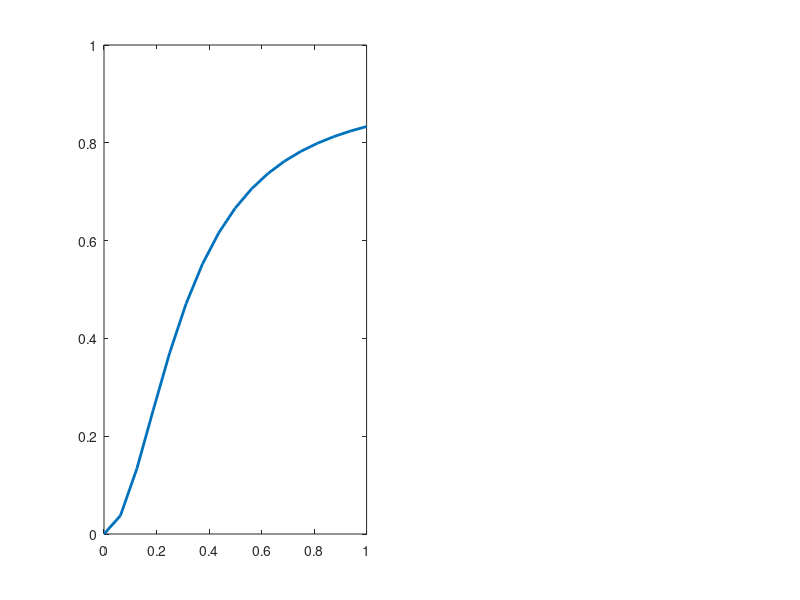

Here is the MATLAB script that generated this plot: (Note: this script raises an error after producing the figure.)
%% Bayesian Inference w/ the two cost distributions. 
%  (Extension B: Alternative beliefs update)

clear all 
clc 
close all 

%% Figure 7 - equilibrium conditions
% Parametrization 
cl = 5;                          % Low cost of lying
ch =15;                          % High cost of lying
p0=0.5;                          % prior belief 
p = 0.2;                         % probability of low cost when state is theta_high
q = 0.8;                         % probability of low cost when state is theta_low
p_cl = p0*q+(1-p0)*p;            % Equation 19 in the draft.
p_ch = p0*(1-q)+(1-p0)*(1-p);    % Equation 20 in the draft. 

% Discount / beliefs
N = 17;
bl = linspace(0,1,N);      % note that b^low>b^high. bl: discount when i believe that challenger is low cost
bh = linspace(0,01,N);      % discount when I believe that challenger is high cost
%b = linspace(0.01, 0.99, 50)

% Best responses 
br_low = (p_cl./((1-bl).^2*cl)+p_ch./((1-bh).^2*cl)+1).^(-1);  % Equation 21.2 in the draft
br_high = (p_cl./((1-bl).^2*ch)+p_ch./((1-bh).^2*ch)+1).^(-1); % Equation 21.1 in the draft


% Note that you have the system of equilibrium conditions (system 22)  on
% the draft. Above the br_low and the br_high have been expressed as
% vectors, while now you want them as matrices. In this way you will be
% able to generate the full set of combos between bl and bh and then work
% w/ the part of the matrix that satisfies the bl>bh condition derived also
% by the model and the 

% components at the berst response of the low cost. 
A_l = p_cl./((1-bl).^2*cl)
B_l = p_ch./((1-bh).^2*cl)+1

% components of the best response of the high cost
A_h = p_cl./((1-bl).^2*ch)
B_h = p_ch./((1-bh).^2*ch)+1


% Turning the components into matrices
% low cost
A_l_mat = repmat(A_l, N,1)
B_l_mat = repmat(B_l',1,N)
% high cost
A_h_mat = repmat(A_h,N,1)
B_h_mat = repmat(B_h',1,N)

% Best responses as matrices 
br_low_mat = (A_l_mat + B_l_mat).^(-1) % each row different bh each column different bl 
br_high_mat = (A_h_mat+B_h_mat).^(-1)  % each row different bh each column different bl


figure('Units', 'inches', 'Position', [1, 1, 9, 4]); % Set the figure size (6 inches by 4 inches))
subplot(1,2,1)
for i = 1:N
 p(i) = plot(1-bl(:), br_low_mat(i,:), 'Linewidth', 2)  
 legendInfo{i} = ['b_h = ' num2str(round(bh(i),2))];
%  legend(legendInfo, 'Location','northwest');
 hold on
end
legend([p(1) p(N)],{'max $1-b^{low}$','min $1-b^{low}$'}, 'Location', 'northwest','Interpreter', 'Latex')
% hold on
% plot(1-sol1_bl,br_low_star1,'r*')
% hold on  
% plot(1-sol2_bl, br_low_star2, 'r*')
hold on
xlim([0 1])
ylabel('\textbf{honesty of low cost candidate}', 'Interpreter', 'Latex')
xlabel('\textbf{trust to low cost candidate: }$\mathbf{1-b^{low}}$', 'Interpreter', 'Latex')
hold off 
hline = refline([1 0]);
hline.Color = 'k';
hline.LineStyle = ':';
hline.HandleVisibility = 'off';

subplot(1,2,2)
for i = 1:N
 q(i) = plot(1-bh(:), br_high_mat(:,i), 'Linewidth', 2)  
 legendInfo{i} = ['b_l = ' num2str(round(bl(i),2))];
%  legend(legendInfo, 'Location','northwest');
 hold on
end
legend([q(1) q(N)],{'max $1-b^{high}$','min $1-b^{high}$'}, 'Location', 'northwest','Interpreter', 'Latex')
xlim([0 1])
ylabel('\textbf{honesty of high cost candidate}', 'Interpreter', 'Latex')
xlabel('\textbf{trust to high cost candidate: }$\mathbf{1-b^{high}}$', 'Interpreter', 'Latex')
hold on 
hline = refline([1 0]);
hline.Color = 'k';
hline.LineStyle = ':';
hline.HandleVisibility = 'off';
% han=axes(figure(7),'visible','off'); 
% han.Title.Visible='on';
% han.XLabel.Visible='on';
% han.YLabel.Visible='on';
% %ylabel(han,'yourYLabel');
% %xlabel(han,'$(1-b^{low})P(c^{low})+(1-b^{high})P(c^{high})$', 'Interpreter', 'Latex');
sgtitle('\textbf{Equilibrium conditions}', 'Interpreter', 'Latex');

% Adjust the paper size
set(gcf, 'PaperUnits', 'inches');
set(gcf, 'PaperPosition', [0, 0, 9, 4]); % Set the paper size to match the figure size


% % Export the plot as a PNG
exportgraphics(gcf, 'figure7_new.png', 'Resolution', 300); % Save as PNG with 300 DPI resolution

%% Figure 8:  
%Solve symbolically for the bl bh, the system of equilibrium conditions.
syms cl ch p_cl p0 q p bl bh
eq1 = ((p0*q+(1-p0)*p)./((1-bl).^2*cl)+(p0*(1-q)+(1-p0)*(1-p))./((1-bh).^2*cl)+1).^(-1) == 1-bl
eq2 = ((p0*q+(1-p0)*p)./((1-bl).^2*ch)+(p0*(1-q)+(1-p0)*(1-p))./((1-bh).^2*ch)+1).^(-1) == 1-bh
S = solve(eq1, eq2, bl, bh);
sol_bl =  simplify(S.bl)
sol_bh = simplify(S.bh)

% Assign each solution to distinct symbolic variable
sol1_bl = sol_bl(1,1)
sol2_bl = sol_bl(2,1)
sol1_bh = sol_bh(1,1)
sol2_bh = sol_bh(2,1)

diff(sol1_bl, 1)

N=17
p0=linspace(0,1,N)
% Parametrization 
cl = 5;                          % Low cost of lying
ch =15;                          % High cost of lying
p = 0.2;                         % probability of low cost when state is theta_high
q = 0.8;                       
%bl1
sol1_bl_fnc = matlabFunction(sol1_bl)
bl1 = feval(sol1_bl_fnc,ch,cl,p,p0,q)

%bl2
sol2_bl_fnc = matlabFunction(sol2_bl)
bl2 = feval(sol2_bl_fnc,ch,cl,p,p0,q)

%bh1
sol1_bh_fnc = matlabFunction(sol1_bh)
bh1 = feval(sol1_bh_fnc,ch,cl,p,p0,q)

%bh2
sol2_bh_fnc = matlabFunction(sol2_bh)
bh2 = feval(sol2_bh_fnc,ch,cl,p,p0,q)

figure('Units', 'inches', 'Position', [1, 1, 6, 4]); % Set the figure size (6 inches by 4 inches))
bl1 = plot(p0,1-bl1, 'Linewidth',2);
hold on;
bl2 = plot(p0,1-bl2, 'Linewidth',2);
hold on;
bh1 = plot(p0,1-bh1, 'Linewidth',2);
hold on;
bh2 = plot(p0,1-bh2, 'Linewidth',2);
hold off;
xlabel('\textbf{prior belief:} $\mathbf{p_0}$', 'Interpreter', 'Latex');
ylabel('\textbf{trust levels}', 'Interpreter', 'Latex');
lgd = legend([bl1 bl2 bh1 bh2],...
             {'$1-b_{low,1}^*$','$1-b_{low,2}^*$','$1-b_{high,1}^*$','$1-b_{high,2}^*$'},...
              'Interpreter', 'Latex');
lgd.Position = [0.15, 0.5 - lgd.Position(4)/2, lgd.Position(3), lgd.Position(4)];

% Adjust the paper size
set(gcf, 'PaperUnits', 'inches');
set(gcf, 'PaperPosition', [0, 0, 6, 4]); % Set the paper size to match the figure size


% % Export the plot as a PNG
exportgraphics(gcf, 'figure8_new.png', 'Resolution', 300); % Save as PNG with 300 DPI resolution

%% Figure B3: Contour sets
cl = 5;                          % Low cost of lying
ch =15;                          % High cost of lying
p0=0.5;                          % prior belief 
p = 0.2;                         % probability of low cost when state is theta_high
q = 0.8;                         % probability of low cost when state is theta_low
N = 17;
bl = linspace(0,1,N);      % note that b^low>b^high. bl: discount when i believe that challenger is low cost
bh = linspace(0,01,N);      % discount when I believe that challenger is high cost
[BL,BH] = meshgrid(1-bl,1-bh);
Z1 = ((p0*q+(1-p0)*p)./((BL).^2*cl)+(p0*(1-q)+(1-p0)*(1-p))./((BH).^2*cl)+1).^(-1) -(BL)
Z2 = ((p0*q+(1-p0)*p)./((BL).^2*ch)+(p0*(1-q)+(1-p0)*(1-p))./((BH).^2*ch)+1).^(-1) -(BH)

% Find also here the equilibrium b's for p0 = 0.5
blow1 = feval(sol1_bl_fnc,ch,cl,p,p0,q)
blow2 = feval(sol2_bl_fnc,ch,cl,p,p0,q)
bhigh1 = feval(sol1_bh_fnc,ch,cl,p,p0,q)
bhigh2 = feval(sol2_bh_fnc,ch,cl,p,p0,q)

figure(3);
subplot(2,1,1)
[c,h] = contour(BL,BH,Z1,'ShowText','on', 'Color', [0, 0.4470, 0.7410])
hold on 
[n m] = contour(BL,BH,Z2,'ShowText','on', 'Color', [1, 0.8, 0])
hold on 
[c1,h1] = contour(BL,BH,Z1,[0 0], 'Color', [0, 0.4470, 0.7410], 'Linewidth', 2)
hold on 
[n1 m1] = contour(BL,BH,Z2,[0 0],'Color', [1, 0.8, 0], 'Linewidth', 2)
hold on
plot(1-blow1, 1-bhigh1, 'r*','MarkerSize',20)
hold on 
plot(1-blow2, 1-bhigh2, 'r*','MarkerSize',20)
legend("c_{low}", "c_{high}")
% hline = refline([0 1-bhigh1]);
% plot([0,1-blow1], [1-blow1, 1-bhigh1], 'r')
% hline.Color = 'r';
% dim = [.13 0.2 .3 .3];
% str = 'P(\theta^{low})=0.5';
% annotation('textbox',dim,'String',str,'FitBoxToText','on');
% xlabel('Trust level: $1-b_{low}$', 'Interpreter', 'Latex')
% ylabel('Trust level: $1-b_{high}$', 'Interpreter', 'Latex')
% title('for $P(\theta^{low}) = 0.5$', 'Interpreter', 'Latex')
title('for $P(\theta^{low}) = 0.5$', 'Interpreter', 'Latex', 'Units', 'normalized', 'Position', [0.88, -0.3, 0.3]);

% Evalueat the same thing for p0=0.8
p0=0.8;                          % prior belief 
% p = 0.2;                         % probability of low cost when state is theta_high
% q = 0.8;                         % probability of low cost when state is theta_low
% N = 17
% bl = linspace(0,1,N);      % note that b^low>b^high. bl: discount when i believe that challenger is low cost
% bh = linspace(0,01,N);      % discount when I believe that challenger is high cost
% [BL,BH] = meshgrid(bl,bh);
Z1 = ((p0*q+(1-p0)*p)./((BL).^2*cl)+(p0*(1-q)+(1-p0)*(1-p))./((BH).^2*cl)+1).^(-1) -(BL)
Z2 = ((p0*q+(1-p0)*p)./((BL).^2*ch)+(p0*(1-q)+(1-p0)*(1-p))./((BH).^2*ch)+1).^(-1) -(BH)

% Evaluate the equilibrium b's 
blow1 = feval(sol1_bl_fnc,ch,cl,p,p0,q)
blow2 = feval(sol2_bl_fnc,ch,cl,p,p0,q)
bhigh1 = feval(sol1_bh_fnc,ch,cl,p,p0,q)
bhigh2 = feval(sol2_bh_fnc,ch,cl,p,p0,q)


subplot(2,1,2)
[c,h] = contour(BL,BH,Z1,'ShowText','on', 'Color', [0, 0.4470, 0.7410])
hold on 
[n m] = contour(BL,BH,Z2,'ShowText','on', 'Color', [1, 0.8, 0])
hold on 
[c1,h1] = contour(BL,BH,Z1,[0 0], 'Color', [0, 0.4470, 0.7410], 'Linewidth', 2)
hold on 
[n1 m1] = contour(BL,BH,Z2,[0 0],'Color', [1, 0.8, 0], 'Linewidth', 2)
hold on
plot(1-blow1, 1-bhigh1, 'r*','MarkerSize',20)
hold on 
plot(1-blow2, 1-bhigh2, 'r*','MarkerSize',20)
legend("c_{low}", "c_{high}")
% xlabel('Trust level: $1-b_{low}$', 'Interpreter', 'Latex')
% ylabel('Trust level: $1-b_{high}$', 'Interpreter', 'Latex')
title('for $P(\theta^{low}) = 0.8$', 'Interpreter', 'Latex', 'Units', 'normalized', 'Position', [0.88, -0.3, 0.3]);
han=axes(figure(3),'visible','off'); 
han.Title.Visible='on';
han.XLabel.Visible='on';
han.YLabel.Visible='on';
ylabel('\textbf{trust level:} $\mathbf{1-b_{high}}$', 'Interpreter', 'Latex');
xlabel('\textbf{trust level:} $\mathbf{1-b_{low}}$', 'Interpreter', 'Latex')
title(han,'Isolines for different priors');

fig = figure(3)
fig.Units = 'inches'
fig.Position = [1, 1, 7, 4]

% Adjust the paper size
set(gcf, 'PaperUnits', 'inches');
set(gcf, 'PaperPosition', [0, 0, 7, 4]); % Set the paper size to match the figure size

exportgraphics(gcf, 'figureB3_new.png', 'Resolution', 300); % Save as PNG with 300 DPI resolution
